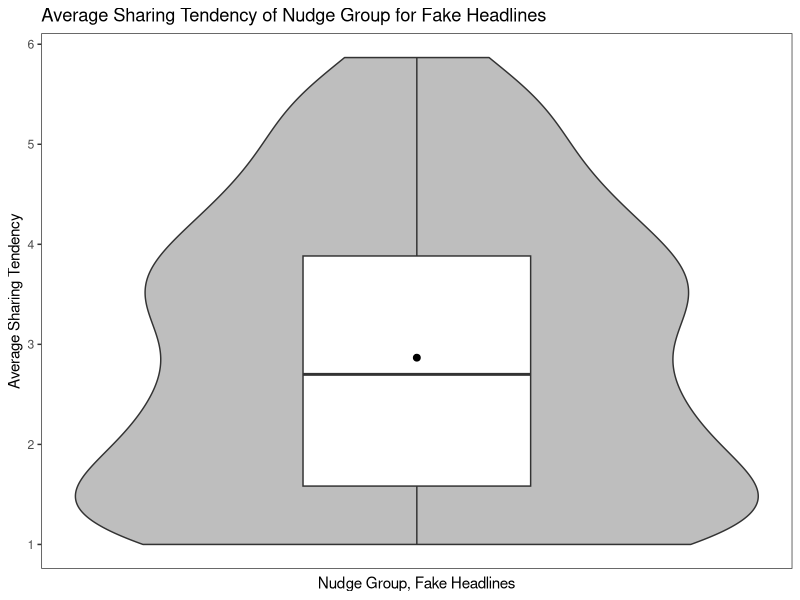
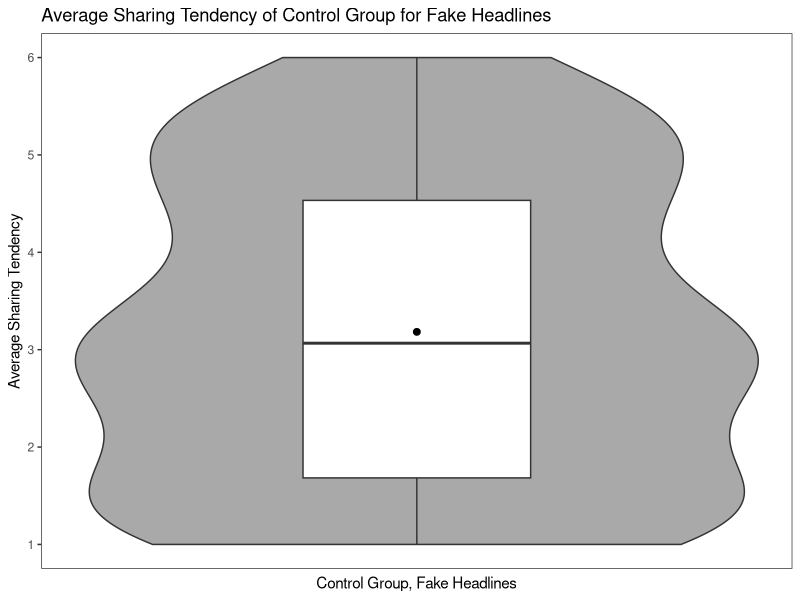
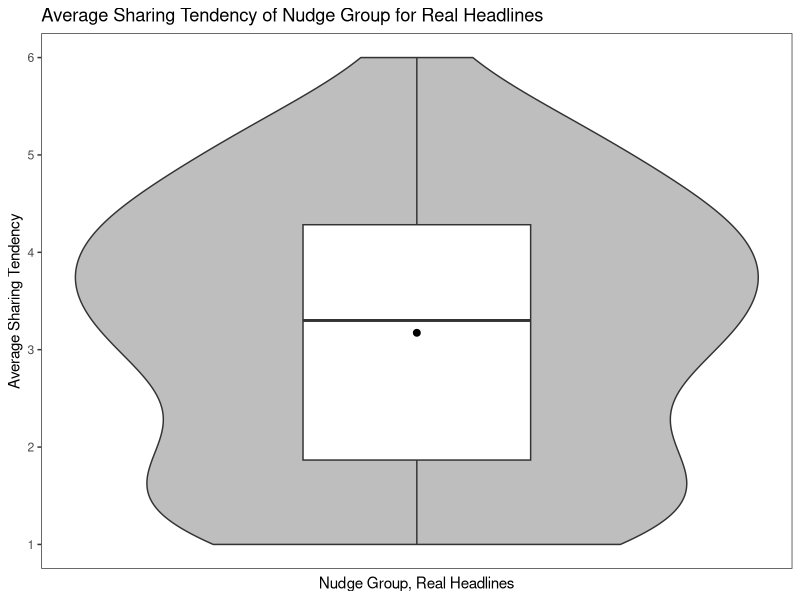
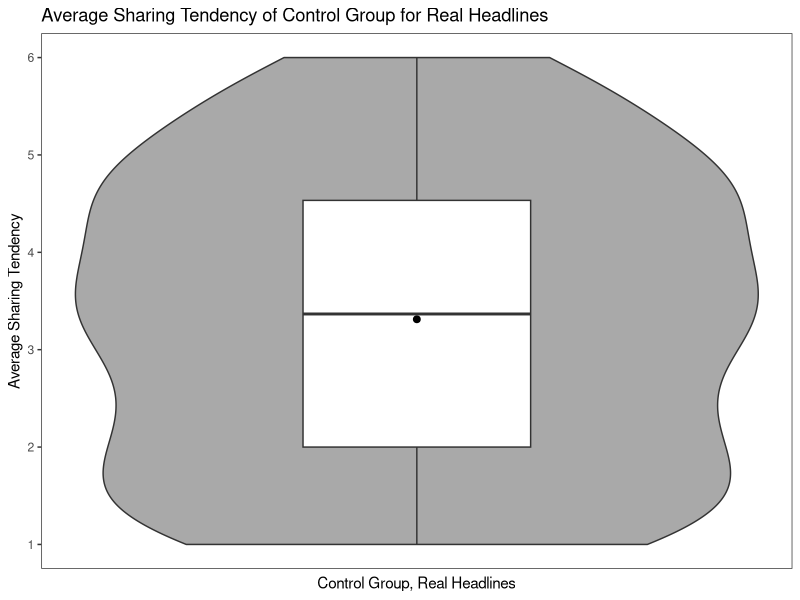

R code for these plots, in order:
## ---- chunk 1
knitr::opts_chunk$set(echo = TRUE)
## ---- chunk 2
install.packages("tidyverse") # Install tidyverse
library(tidyverse) # Load tidyverse
## ---- chunk 3
# Load data into new variable 
study2 <- readxl::read_xlsx("NudgeDataStudy2.xlsx")
# Print data
print(study2)
## ---- chunk 4
# Select relevant columns
study2 <- study2 %>% 
  select(Group, Fake1_1, Fake1_2, Fake1_3, Fake1_4, Fake1_5, Fake1_6, Fake1_7, Fake1_8, Fake1_9, Fake1_10, Fake1_11, Fake1_12, Fake1_13, Fake1_14, Fake1_15, Real1_1, Real1_2, Real1_3, Real1_4, Real1_5, Real1_6, Real1_7, Real1_8, Real1_9, Real1_10, Real1_11, Real1_12, Real1_13, Real1_14, Real1_15)
# Print data
glimpse(study2)
## ---- chunk 5
# Rename columns
study2 <- study2 %>% 
  rename(FakeQ1 = Fake1_1, FakeQ2 = Fake1_2, FakeQ3 = Fake1_3, FakeQ4 = Fake1_4, FakeQ5 = Fake1_5, FakeQ6 = Fake1_6, FakeQ7 = Fake1_7, FakeQ8 = Fake1_8, FakeQ9 = Fake1_9, FakeQ10 = Fake1_10, FakeQ11 = Fake1_11, FakeQ12 = Fake1_12, FakeQ13 = Fake1_13, FakeQ14 = Fake1_14, FakeQ15 = Fake1_15, RealQ1 = Real1_1, RealQ2 = Real1_2, RealQ3 = Real1_3, RealQ4 = Real1_4, RealQ5 = Real1_5, RealQ6 = Real1_6, RealQ7 = Real1_7, RealQ8 = Real1_8, RealQ9 = Real1_9, RealQ10 = Real1_10, RealQ11 = Real1_11, RealQ12 = Real1_12, RealQ13 = Real1_13, RealQ14 = Real1_14, RealQ15 = Real1_15)
# Print data
glimpse(study2)
## ---- chunk 6
# Creating new columns using the nudge group data 
s2nudge <- study2 %>% 
 filter(Group == 2) %>% # Filter for nudge group only
 rowwise() %>% # Ask R to see data in rows 
 mutate(FH_N_Total_Sharing_Tendency = sum(FakeQ1, FakeQ2, FakeQ3, FakeQ4, FakeQ5, FakeQ6, FakeQ7, FakeQ8, FakeQ9, FakeQ10, FakeQ11, FakeQ12, FakeQ13, FakeQ14, FakeQ15)) %>% # Create new column to calculate total sharing tendency for fake headlines
  mutate(RH_N_Total_Sharing_Tendency = sum(RealQ1, RealQ2, RealQ3, RealQ4, RealQ5, RealQ6, RealQ7, RealQ8, RealQ9, RealQ10, RealQ11, RealQ12, RealQ13, RealQ14, RealQ15)) %>% # Create new column to calculate total sharing tendency for real headlines
  mutate(FH_N_Average_Sharing_Tendency = FH_N_Total_Sharing_Tendency/15) %>% # Create new column to calculate average sharing tendency for fake headlines
  mutate(RH_N_Average_Sharing_Tendency = RH_N_Total_Sharing_Tendency/15) # Create new column to calculate total sharing tendency for real headlines
glimpse(s2nudge) # Print data

# Creating new columns using the control group data 
s2control <- study2 %>% 
  filter(Group == 1) %>% # Filter for control group only
 rowwise() %>% # Ask R to see data in rows 
 mutate(FH_C_Total_Sharing_Tendency = sum(FakeQ1, FakeQ2, FakeQ3, FakeQ4, FakeQ5, FakeQ6, FakeQ7, FakeQ8, FakeQ9, FakeQ10, FakeQ11, FakeQ12, FakeQ13, FakeQ14, FakeQ15)) %>% # Create new column to calculate total sharing tendency for fake headlines
  mutate(RH_C_Total_Sharing_Tendency = sum(RealQ1, RealQ2, RealQ3, RealQ4, RealQ5, RealQ6, RealQ7, RealQ8, RealQ9, RealQ10, RealQ11, RealQ12, RealQ13, RealQ14, RealQ15)) %>% # Create new column to calculate total sharing tendency for real headlines
  mutate(FH_C_Average_Sharing_Tendency = FH_C_Total_Sharing_Tendency/15) %>% # Create new column to calculate average sharing tendency for fake headlines
  mutate(RH_C_Average_Sharing_Tendency = RH_C_Total_Sharing_Tendency/15) # Create new column to calculate total sharing tendency for real headlines
glimpse(s2control) # Print data
## ---- chunk 7
# Fake Headlines, Nudge Group
s2nudgeFH <- ggplot(data = s2nudge) +
  geom_violin(aes(x = Group, y = FH_N_Average_Sharing_Tendency), fill = "grey") + # Create violin plot for nudge group and their average responses to fake headlines 
  geom_boxplot(aes(x = Group, y = FH_N_Average_Sharing_Tendency), width = 0.3) + # Create box plot
  stat_summary(aes(x = Group, y = FH_N_Average_Sharing_Tendency), fun = mean, geom = "point", size=2) + # Add mean point
  scale_y_continuous(breaks=c(1,2,3,4,5,6)) + # Specify y-axis points
  xlab("Nudge Group, Fake Headlines") + # Change x-axis label
  ylab("Average Sharing Tendency") + # Change y-axis label
  ggtitle("Average Sharing Tendency of Nudge Group for Fake Headlines") + # Change plot title
  theme_bw() + # Change theme
  theme(axis.ticks.x = element_blank(), # Remove x-axis ticks
        panel.grid.major = element_blank(), # Remove gridlines
        panel.grid.minor = element_blank(), # Remove gridlines
        panel.background = element_blank(), # Remove background colour
        axis.text.x = element_blank()) # Remove x-axis values 
print(s2nudgeFH) # Print graph 

# Fake Headlines, Control Group
s2controlFH <- ggplot(data = s2control) +
  geom_violin(aes(x = Group, y = FH_C_Average_Sharing_Tendency), fill = "darkgrey") + # Create violin plot for nudge group and their average responses to true headlines
  geom_boxplot(aes(x = Group, y = FH_C_Average_Sharing_Tendency), width = 0.3) + # Create box plot
    stat_summary(aes(x = Group, y = FH_C_Average_Sharing_Tendency), fun = mean, geom = "point", size=2) + # Add mean point
    scale_y_continuous(breaks=c(1,2,3,4,5,6)) + # Specify y-axis points
  xlab("Control Group, Fake Headlines") + # Change x-axis label
  ylab("Average Sharing Tendency") + # Change y-axis label
  ggtitle("Average Sharing Tendency of Control Group for Fake Headlines") + # Change plot title
  theme_bw() + # Change theme
  theme(axis.ticks.x = element_blank(), # Remove x-axis ticks
        panel.grid.major = element_blank(), # Remove gridlines
        panel.grid.minor = element_blank(), # Remove gridlines
        panel.background = element_blank(), # Remove background colour
        axis.text.x = element_blank()) # Remove x-axis values
print(s2controlFH) # Print graph
## ---- chunk 8
# Real Headlines, Nudge Group 
s2nudgeRH <- ggplot(data = s2nudge) +
  geom_violin(aes(x = Group, y = RH_N_Average_Sharing_Tendency), fill = "grey") + # Create violin plot for control group and their average responses to fake headlines
  geom_boxplot(aes(x = Group, y = RH_N_Average_Sharing_Tendency), width = 0.3) + # Create box plot
    stat_summary(aes(x = Group, y = RH_N_Average_Sharing_Tendency), fun = mean, geom = "point", size=2) + # Add mean point
  scale_y_continuous(breaks=c(1,2,3,4,5,6)) + # Specify y-axis points
  xlab("Nudge Group, Real Headlines") + # Change x-axis label
  ylab("Average Sharing Tendency") + # Change y-axis label
  ggtitle("Average Sharing Tendency of Nudge Group for Real Headlines") + # Change plot title
  theme_bw() + # Change theme
  theme(axis.ticks.x = element_blank(), # Remove x-axis ticks
        panel.grid.major = element_blank(), # Remove gridlines
        panel.grid.minor = element_blank(), # Remove gridlines
        panel.background = element_blank(), # Remove background colour
        axis.text.x = element_blank()) # Remove x-axis values
print(s2nudgeRH) # Print graph


# Real Headlines, Control Group
s2controlRH <- ggplot(data = s2control) +
  geom_violin(aes(x = Group, y = RH_C_Average_Sharing_Tendency), fill = "darkgrey") + # Create violin plot for control group and their average responses to true headlines
  geom_boxplot(aes(x = Group, y = RH_C_Average_Sharing_Tendency), width = 0.3) + # Create box plot
    stat_summary(aes(x = Group, y = RH_C_Average_Sharing_Tendency), fun = mean, geom = "point", size=2) + # Add mean point
  scale_y_continuous(breaks=c(1,2,3,4,5,6)) + # Specify y-axis points
  xlab("Control Group, Real Headlines") + # Change x-axis label
  ylab("Average Sharing Tendency") + # Change y-axis label
  ggtitle("Average Sharing Tendency of Control Group for Real Headlines") + # Change plot title
  theme_bw() + # Change theme
  theme(axis.ticks.x = element_blank(), # Remove x-axis ticks
        panel.grid.major = element_blank(), # Remove gridlines
        panel.grid.minor = element_blank(), # Remove gridlines
        panel.background = element_blank(), # Remove background colour
        axis.text.x = element_blank()) # Remove x-axis values
print(s2controlRH) # Print graph
